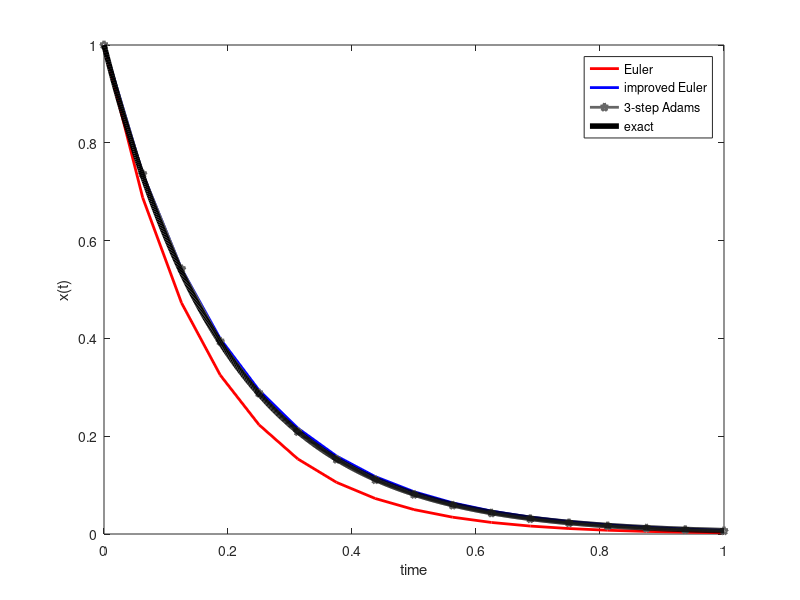

Write the MATLAB code that produced this figure.
clear all

a = @(x,t) -5*x;
Xe = @(x0,t) x0*exp(-5*t);

tic

n = 16;
t0 = 0.; T = 1.;
x0 = 1.;

te = linspace(0,T-t0,1000);
X = Xe(x0,te);
y = X(end);

dt = (T-t0)/n;
x = x0*ones(1,n+1);
xt = x0*ones(1,n+1);
xa = x0*ones(1,n+1);
t = t0*ones(1,n+1);

for i = 2:n+1
    x(i) = x(i-1) + a(x(i-1),t(i-1))*dt;
    t(i) = t(i-1) + dt;
    xt(i) = xt(i-1) + 0.5*( a(xt(i-1),t(i-1)) + ...
            a(xt(i-1) + a(xt(i-1),t(i-1))*dt) )*dt;
    if(i>3)
        xa(i) = xa(i-1) + 1./12*( 23*a(xa(i-1),t(i-1)) - ...
                16*a(xa(i-2),t(i-2)) + 5*a(xa(i-3),t(i-3)) )*dt;
    else
        xa(i) = xt(i);
    end
end

eps = abs(y - x(end));
eps2 = abs(y - xt(end));
eps3 = abs(y - xa(end));

fprintf('Global discretization error:\n');
fprintf('Euler       : %-8.6f \n',eps);
fprintf('imp. Euler  : %-8.6f \n',eps2);
fprintf('3-step Adams: %-8.6f \n',eps3);

toc

plot(t,x,'linewidth',2,'-r');hold on;
plot(t,xt,'linewidth',2,'-b');
plot(t,xa,'linewidth',2,'color',[0.4 0.4 0.4],'-p');
plot(te,X,'linewidth',4,'-k');hold off;
legend('Euler','improved Euler','3-step Adams','exact');
xlabel('time');ylabel('x(t)');
